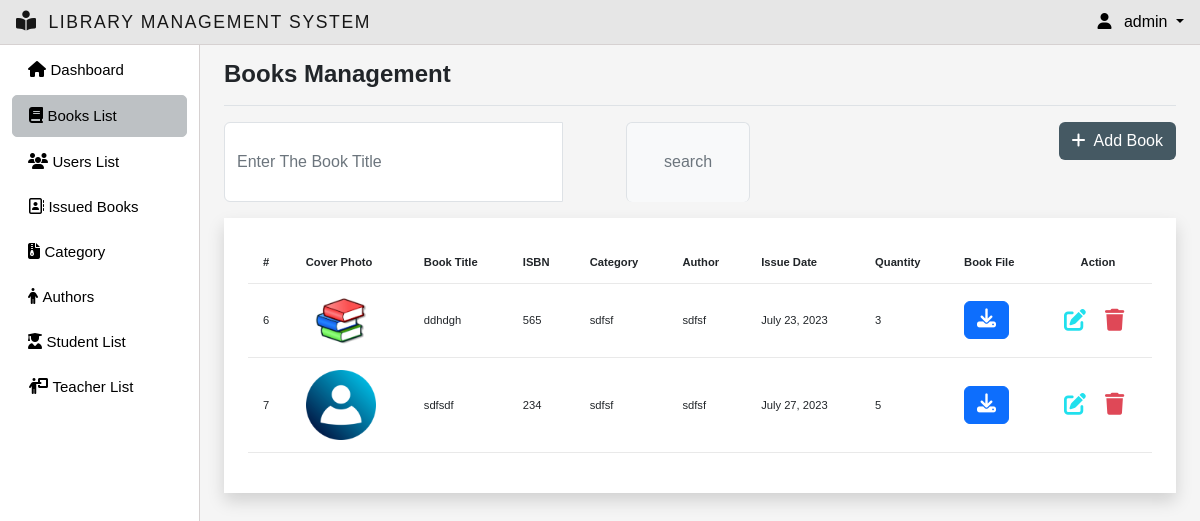
Before: /books-management/ (signed in) with the older database file.
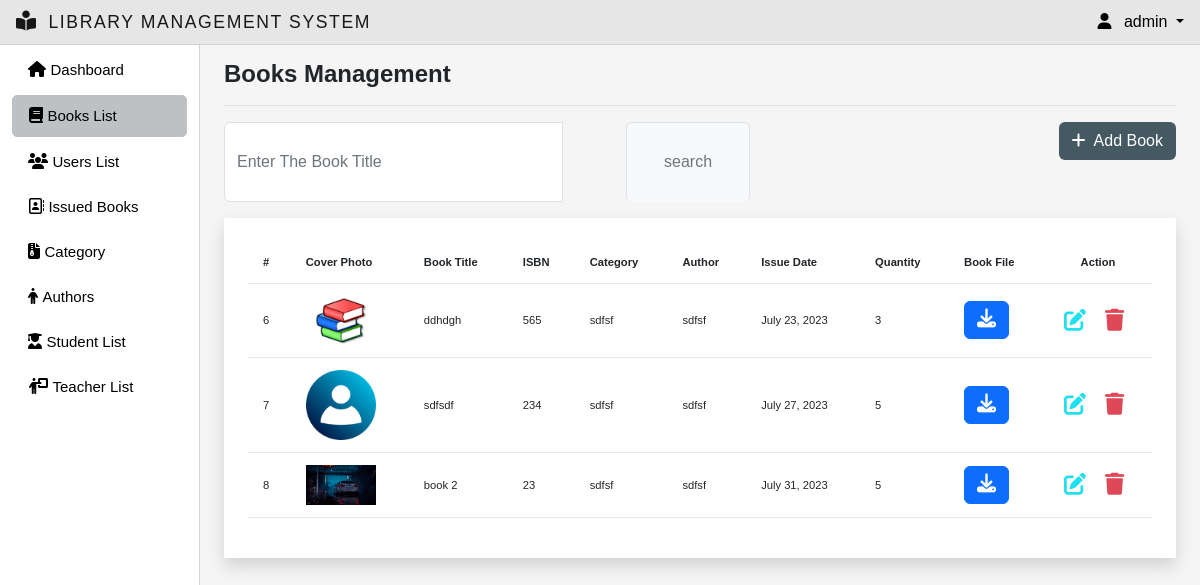
After: the same page with the newer database file.
### myapp/models.py (models this page shows, shortened)
class Books(models.Model):
    isbn_number = models.CharField(max_length=20,null=True,blank=True)
    title = models.CharField(max_length=20)
    category = models.ForeignKey(Category, on_delete=models.CASCADE)
    author = models.ForeignKey(Author, on_delete=models.CASCADE)
    available_quantity = models.IntegerField(default=0)
    cover_photo = models.ImageField(
        upload_to='images/', null=True, blank=True,  default='images/default.jpg')
    issue_date = models.DateField(auto_now_add=True)
    file = models.FileField(upload_to="files/", null=True, blank=True)
    class Meta:
        ordering = ['issue_date']

class Category(models.Model):
    name = models.CharField(max_length=200)
    status = models.BooleanField(default=True)
    def __str__(self):
        return self.name

class Author(models.Model):
    name = models.CharField(max_length=100,null=True, blank=True)
    def __str__(self):
        return self.name

### myapp/decorators.py (the view)
        def wrapper_func(request, *args, **kwargs):
            group = None
            if request.user.group:
                group = request.user.group.name
            if group in allowed_roles:
                return view_func(request, *args, **kwargs)
            else:
                return HttpResponse('Your are not authorized to view this page!')

### myapp/utils.py (called while the page is built)
def paginateBooks(request, book, results):
    page = request.GET.get('page')
    paginator = Paginator(book, results)
    try:
        book = paginator.page(page)
    except PageNotAnInteger:
        page = 1
        book = paginator.page(page)
    except EmptyPage:
        page = paginator.num_pages
        book = paginator.page(page)
    leftIndex = (int(page) - 4)
    if leftIndex < 1:
        leftIndex = 1
    rightIndex = (int(page) + 5)
    if rightIndex > paginator.num_pages:
        rightIndex = paginator.num_pages + 1
    custom_range = range(leftIndex, rightIndex)
    return custom_range, book

def searchbooks(request):
    search_book = ''
    if request.GET.get('search_book'):
        search_book = request.GET.get('search_book')
    book = Books.objects.filter(Q(title__icontains=search_book)
                                )
    return book, search_book

### myapp/templates/book_list.html (shortened to what this page needs)
{% extends 'main.html' %}
{% block title %}Books Management{% endblock title %}
{% block content %}
<div class="search-customization">
	<div class="mb-3 w-50">
	  <form id="searchForm" action="{% url 'books-management' %}" method="GET">
		<div class="input-group">
		  <input
			class="form-control border"
			type="search"
			placeholder="Enter The Book Title"
			id="example-search-input"
			name="search_book"
			value="{{search_book}}"
		  />
		  <span class="input-group-append">
			<input
			  class="btn btn-outline-secondary bg-light border-bottom-0 border "
			  type="submit"
			  value="search"
			/>
		  </span>
		</div>
	  </form>
	</div>
	<div>
		<a href="{% url 'add-book' %}" class="btn" style="background-color: #455963; color: #fff;"><i class="fa-sharp fa-solid fa-plus me-2"></i>Add Book</a>
	</div>
</div>
<div class="p-4 shadow bg-white ">
	<table class="table table-font-size table-hover " >
		<thead>
			<tr>
				<th>#</th>
				<th>Cover Photo</th>
				<th>Book Title</th>
				<th>ISBN</th>
				<th>Category</th>
				<th>Author</th>
				<th>Issue Date</th>
				<th>Quantity</th>
				<th>Book File</th>
				<th class="text-center">Action</th>
			</tr>
		</thead>
		<tbody>
			{% if books %}
				{% for book in books %}
					<tr>
						<td>{{book.id}}</td>
						<td>
							{% if book.cover_photo %}
								<img src="{{ book.cover_photo.url }}" style="width:70px;">
							{% endif %}
						</td>
						<td id="bookTitle{{book.id}}">{{book.title}}</td>
						<td>{{book.isbn_number}}</td>
						<td>{{book.category}}</td>
						<td>{{book.author}}</td>
						<td>{{book.issue_date}}</td>
						<td>{{book.available_quantity}}</td>
						{% if book.file %}
						<td><a href="{{ book.file.url }}" class="btn btn-primary text-white">
                            <i class="fa-solid fa-download"></i>
                            </a>
						</td>
						{% else %}
						<td>No File Choosen</td>
						{% endif %}
						<td style="width: 108px;">
							<a href="{% url 'update-book' book.id %}" class="edit" data-toggle="modal"><i class="fa-solid fa-pen-to-square "></i></a>
							<button  type="button" class="text-danger" value="{{book.id}}" style="border:none; background-color: transparent;"  data-bs-toggle="modal" data-bs-target="#exampleModal" role="button" onclick="checkdelete(this)">
								<i class="fa-solid fa-trash" data-toggle="tooltip" title="delete"></i>
							</button>
						</td>
					</tr>
				{% endfor %}
			{% else %}
					<tr>
						<td colspan="9">Empty</td>
					</tr>
			{% endif %}
		</tbody>
	</table>
</div>
<br>
{% endblock %}

Changed rows visible on the page:
added Books: id "8", cover_photo (picture), title "book 2", isbn_number "23", category "sdfsf", author "sdfsf", issue_date "July 31, 2023", available_quantity "5"
